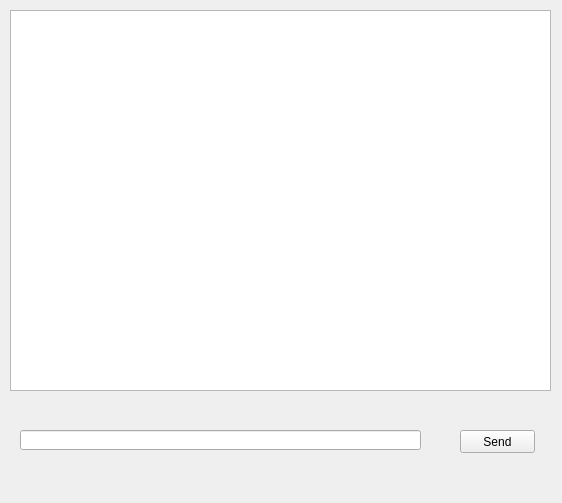
<?xml version="1.0" encoding="UTF-8"?>
<ui version="4.0">
 <class>MainWindow</class>
 <widget class="QMainWindow" name="MainWindow">
  <property name="geometry">
   <rect>
    <x>0</x>
    <y>0</y>
    <width>562</width>
    <height>503</height>
   </rect>
  </property>
  <property name="windowTitle">
   <string>MainWindow</string>
  </property>
  <widget class="QWidget" name="centralWidget">
   <widget class="QTextBrowser" name="textBrowser">
    <property name="geometry">
     <rect>
      <x>10</x>
      <y>10</y>
      <width>541</width>
      <height>381</height>
     </rect>
    </property>
   </widget>
   <widget class="QLineEdit" name="lineEdit">
    <property name="geometry">
     <rect>
      <x>20</x>
      <y>430</y>
      <width>401</width>
      <height>20</height>
     </rect>
    </property>
   </widget>
   <widget class="QPushButton" name="pushButton">
    <property name="geometry">
     <rect>
      <x>460</x>
      <y>430</y>
      <width>75</width>
      <height>23</height>
     </rect>
    </property>
    <property name="text">
     <string>Send</string>
    </property>
   </widget>
  </widget>
 </widget>
 <layoutdefault spacing="6" margin="11"/>
 <tabstops>
  <tabstop>lineEdit</tabstop>
  <tabstop>pushButton</tabstop>
  <tabstop>textBrowser</tabstop>
 </tabstops>
 <resources/>
 <connections/>
</ui>
